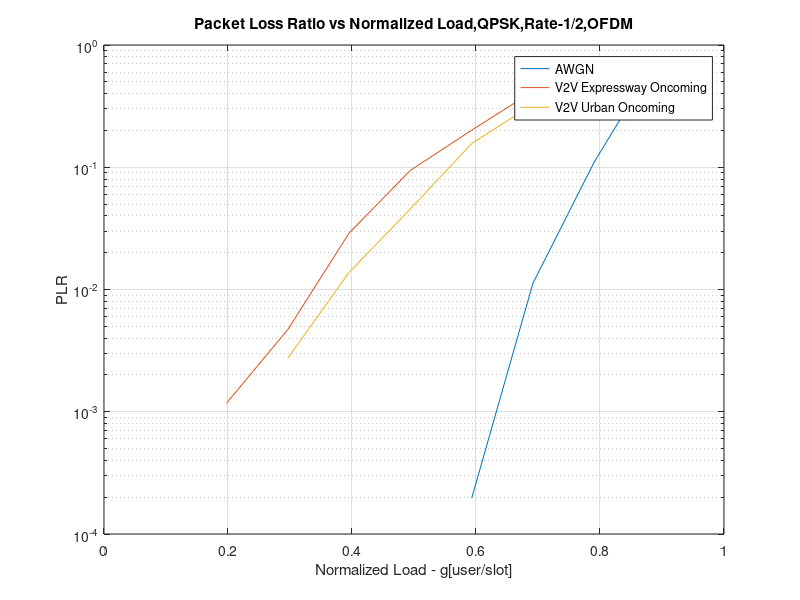

Recreate this plot in MATLAB.
clc;
clear;
close all;

%%

figure

%%
load('SIC EbNo10 AWGN.mat');
semilogy(g,PLR);
hold on
%%
clear
load('SIC EbNo10 V2Vc1.mat');
semilogy(g,PLR);
hold on
%%
load('SIC EbNo10 V2Vc2.mat');
semilogy(g,PLR);
hold on

%%
% Plot the estimated PER
grid on;
legend('AWGN','V2V Expressway Oncoming','V2V Urban Oncoming','location','best');
xlabel('Normalized Load - g[user/slot]');
ylabel('PLR');
title('Packet Loss Ratio vs Normalized Load,QPSK,Rate-1/2,OFDM');
%%

% print('-deps','-r600','FinalSIC.eps')

